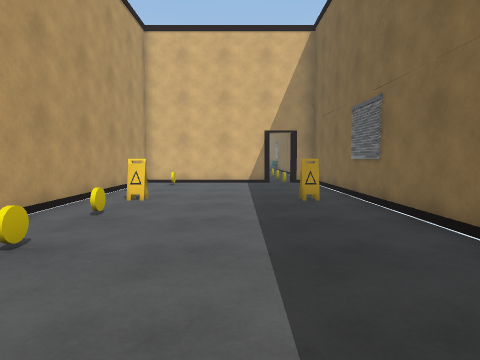
View 1 (above)

13 first-person views from a walk through a scene from a Unity 3-D project. The camera is 1.2 m above the floor, tilts 4° down and sees 75° across. The floor is counted in squares, 1 m on a side. Each view is taken from the middle of a square. On the plan, view 1 faces up. The plan holds only what a view shows up to about 13 squares ahead; the rest is blank. The place goes on beyond the plan. The player character is not drawn. Some animated figures are left out.

View 2
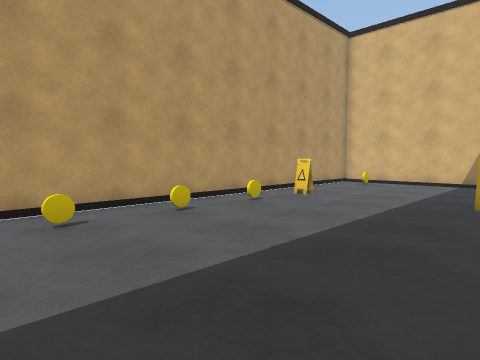

View 3
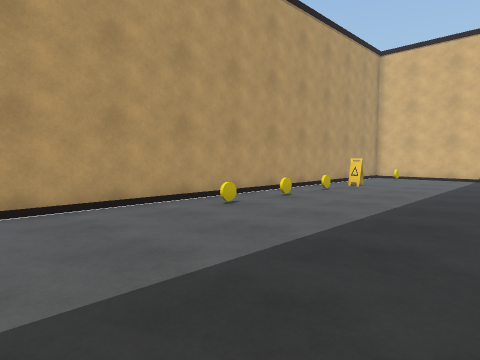

View 4
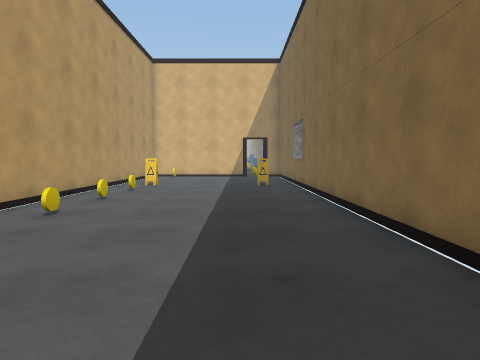

View 5
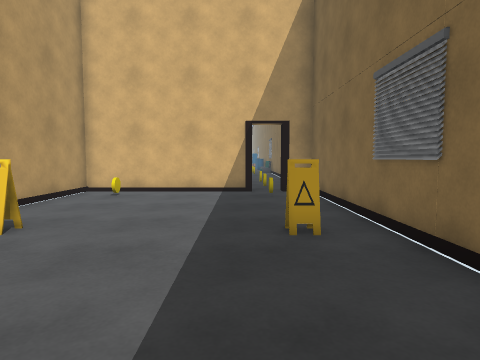

View 6
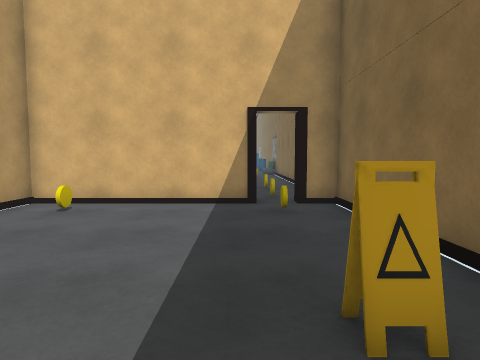

View 7
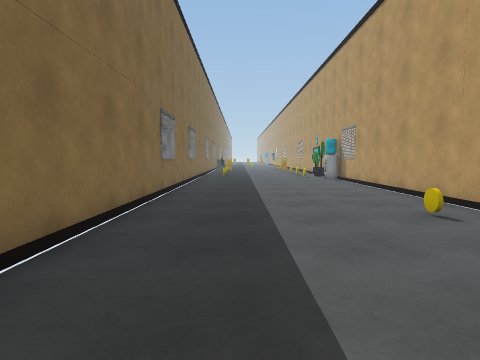

View 8
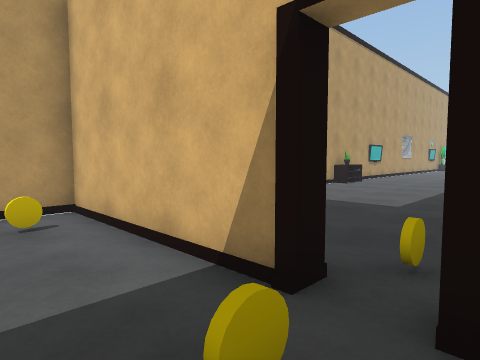

View 9
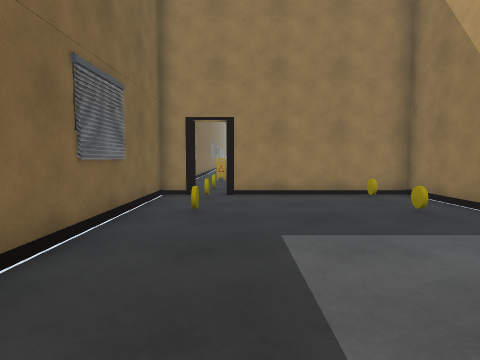

View 10
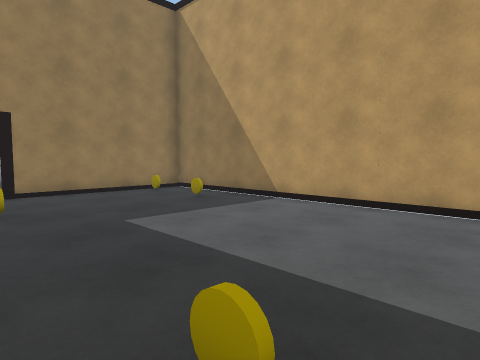

View 11
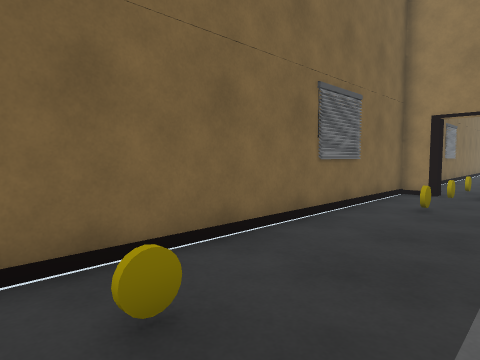

View 12
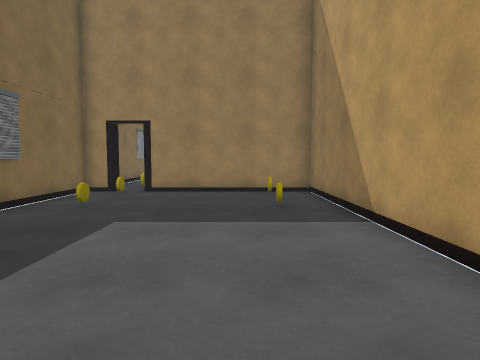

View 13
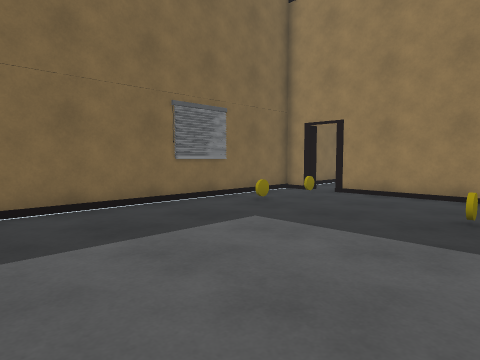

### Floor plan
Points are (right, up) in squares from view 1. A wall is a line through its corners. A room is listed if a view was taken in it or the views show most of it. See-through windows are left out.
Room 1 (views 1, 2, 3, 4, 5, 6, 7, 8)
walls: (1.4, 15.7) (1.4, 15.3) (-4.6, 15.3); (3.6, -5) (3.6, 15.4); (3.6, 15.3) (2.5, 15.3); (-4.6, 16.1) (-4.6, -5.1)
ways out: opening at (2, 16) to room 2
objects: coin (-3, 2); coin (-3, 4); coin (-3, 7); coin (-3, 14); coin (2, 14)
Room 2 (views 9, 10, 11, 12, 13)
walls: (-4.6, 26.1) (-4.6, 16.1); (2.5, 15.3) (2.5, 15.7) (3.6, 15.7); (3.6, 15.4) (3.6, 26.6); (-4.6, 15.7) (1.4, 15.7)
ways out: opening at (2, 16) to room 1
objects: other object (-3, 17); coin (-3, 19); coin (2, 17); coin (2, 19); coin (2, 26)

Positions as (right, up) in squares from view 1, and headings:
1: (0, 0), facing up
2: (3, 0), facing up-left
3: (3, -4), facing up-left
4: (1, -5), facing up
5: (1, 4), facing up
6: (1, 7), facing up
7: (1, 8), facing down
8: (3, 13), facing up-left
9: (1, 26), facing down
10: (3, 27), facing down-left
11: (0, 27), facing down-right
12: (-2, 27), facing down
13: (-4, 26), facing down-right
